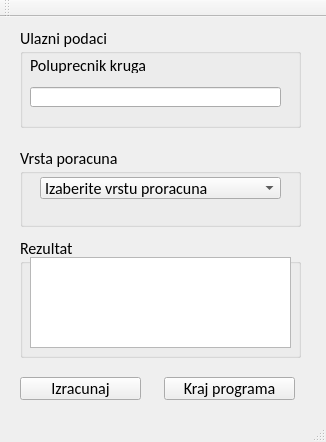
<?xml version="1.0" encoding="UTF-8"?>
<ui version="4.0">
 <class>MainWindow</class>
 <widget class="QMainWindow" name="MainWindow">
  <property name="geometry">
   <rect>
    <x>0</x>
    <y>0</y>
    <width>326</width>
    <height>442</height>
   </rect>
  </property>
  <property name="windowTitle">
   <string>MainWindow</string>
  </property>
  <widget class="QWidget" name="centralWidget">
   <widget class="QGroupBox" name="groupBox">
    <property name="geometry">
     <rect>
      <x>20</x>
      <y>10</y>
      <width>281</width>
      <height>101</height>
     </rect>
    </property>
    <property name="font">
     <font>
      <family>Calibri</family>
      <pointsize>12</pointsize>
     </font>
    </property>
    <property name="title">
     <string>Ulazni podaci</string>
    </property>
    <widget class="QLabel" name="label">
     <property name="geometry">
      <rect>
       <x>10</x>
       <y>30</y>
       <width>121</width>
       <height>16</height>
      </rect>
     </property>
     <property name="text">
      <string>Poluprecnik kruga</string>
     </property>
    </widget>
    <widget class="QLineEdit" name="lineEdit">
     <property name="geometry">
      <rect>
       <x>10</x>
       <y>60</y>
       <width>251</width>
       <height>20</height>
      </rect>
     </property>
    </widget>
   </widget>
   <widget class="QGroupBox" name="groupBox_2">
    <property name="geometry">
     <rect>
      <x>20</x>
      <y>130</y>
      <width>281</width>
      <height>80</height>
     </rect>
    </property>
    <property name="font">
     <font>
      <family>Calibri</family>
      <pointsize>12</pointsize>
     </font>
    </property>
    <property name="title">
     <string>Vrsta poracuna</string>
    </property>
    <widget class="QComboBox" name="comboBox">
     <property name="geometry">
      <rect>
       <x>20</x>
       <y>30</y>
       <width>241</width>
       <height>22</height>
      </rect>
     </property>
     <item>
      <property name="text">
       <string>Izaberite vrstu proracuna</string>
      </property>
     </item>
     <item>
      <property name="text">
       <string>Obim kruga</string>
      </property>
     </item>
     <item>
      <property name="text">
       <string>Povrsina kruga</string>
      </property>
     </item>
     <item>
      <property name="text">
       <string>Precnik kruga</string>
      </property>
     </item>
    </widget>
   </widget>
   <widget class="QGroupBox" name="groupBox_3">
    <property name="geometry">
     <rect>
      <x>20</x>
      <y>220</y>
      <width>281</width>
      <height>121</height>
     </rect>
    </property>
    <property name="font">
     <font>
      <family>Calibri</family>
      <pointsize>12</pointsize>
     </font>
    </property>
    <property name="title">
     <string>Rezultat</string>
    </property>
    <widget class="QTextEdit" name="textEdit">
     <property name="geometry">
      <rect>
       <x>10</x>
       <y>20</y>
       <width>261</width>
       <height>91</height>
      </rect>
     </property>
     <property name="readOnly">
      <bool>true</bool>
     </property>
    </widget>
   </widget>
   <widget class="QPushButton" name="pushButton">
    <property name="geometry">
     <rect>
      <x>20</x>
      <y>360</y>
      <width>121</width>
      <height>23</height>
     </rect>
    </property>
    <property name="font">
     <font>
      <family>Calibri</family>
      <pointsize>12</pointsize>
     </font>
    </property>
    <property name="text">
     <string>Izracunaj</string>
    </property>
   </widget>
   <widget class="QPushButton" name="pushButton_2">
    <property name="geometry">
     <rect>
      <x>164</x>
      <y>360</y>
      <width>131</width>
      <height>23</height>
     </rect>
    </property>
    <property name="font">
     <font>
      <family>Calibri</family>
      <pointsize>12</pointsize>
     </font>
    </property>
    <property name="text">
     <string>Kraj programa</string>
    </property>
   </widget>
  </widget>
  <widget class="QMenuBar" name="menuBar">
   <property name="geometry">
    <rect>
     <x>0</x>
     <y>0</y>
     <width>326</width>
     <height>20</height>
    </rect>
   </property>
  </widget>
  <widget class="QToolBar" name="mainToolBar">
   <attribute name="toolBarArea">
    <enum>TopToolBarArea</enum>
   </attribute>
   <attribute name="toolBarBreak">
    <bool>false</bool>
   </attribute>
  </widget>
  <widget class="QStatusBar" name="statusBar"/>
 </widget>
 <layoutdefault spacing="6" margin="11"/>
 <resources/>
 <connections/>
</ui>
